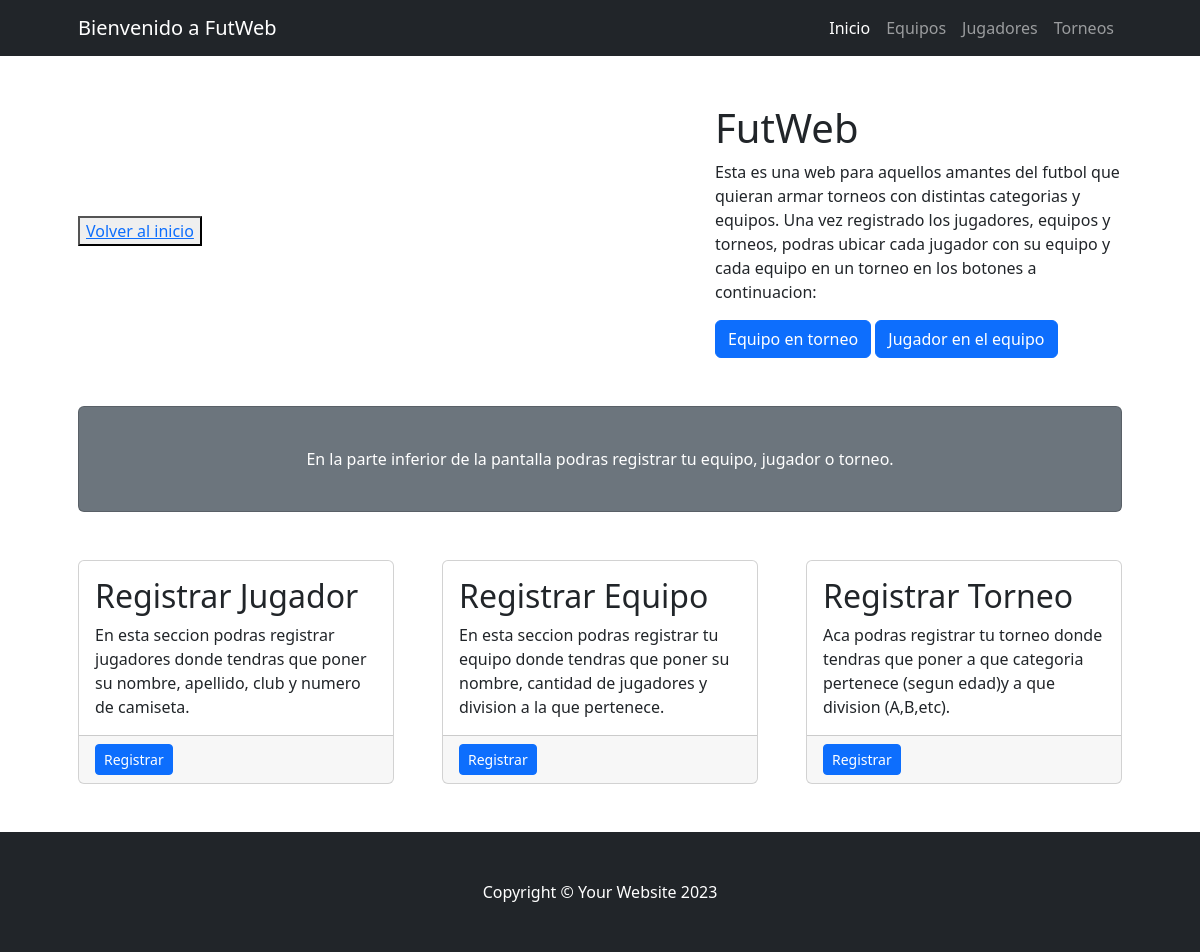
Before: /Torneo/list with the older database file.
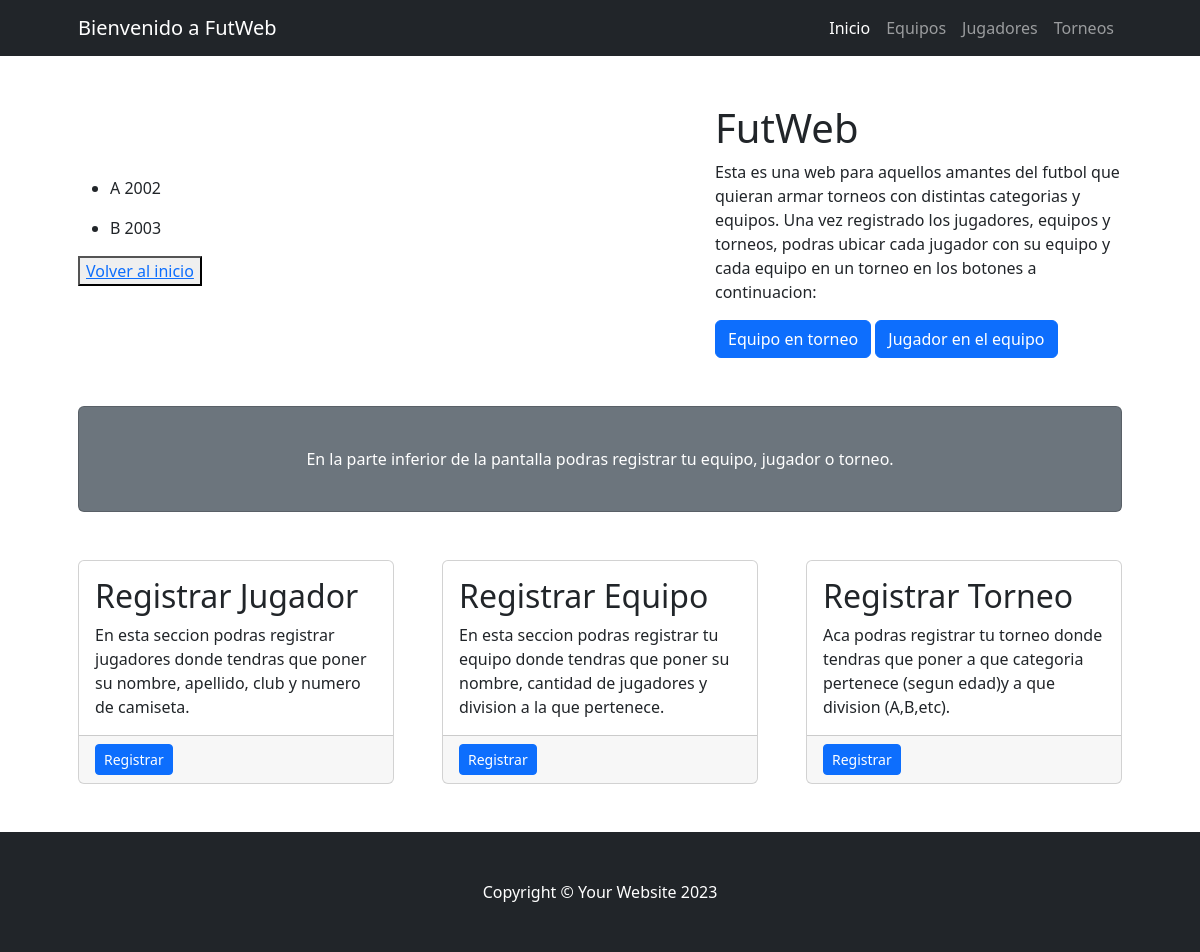
After: the same page with the newer database file.
### Coder/models.py (models this page shows, shortened)
class Torneo(models.Model):
    division = models.CharField(max_length=100)
    categoria = models.CharField(max_length=100)

### Coder/views.py (the view)
# urls.py: path("Torneo/list", views.torneo_list, name="torneo_list"),
def torneo_list(request):
    consulta =  models.Torneo.objects.all()
    contexto = {"Torneo": consulta}
    return render(request, "Coder/torneo_list.html", contexto)

### Coder/templates/Coder/torneo_list.html
{% extends 'Coder/base.html' %}
{% block contenido %}
    {% for torneo in Torneo %}
     <ul>
        <li>
            {{torneo.division}}
            {{torneo.categoria}}
        </li>
     </ul>
    {% endfor %}<button><a href="{% url 'index' %}">Volver al inicio</a></button>
{% endblock contenido %}

Changed rows visible on the page:
added Torneo: division "A", categoria "2002"
added Torneo: division "B", categoria "2003"
